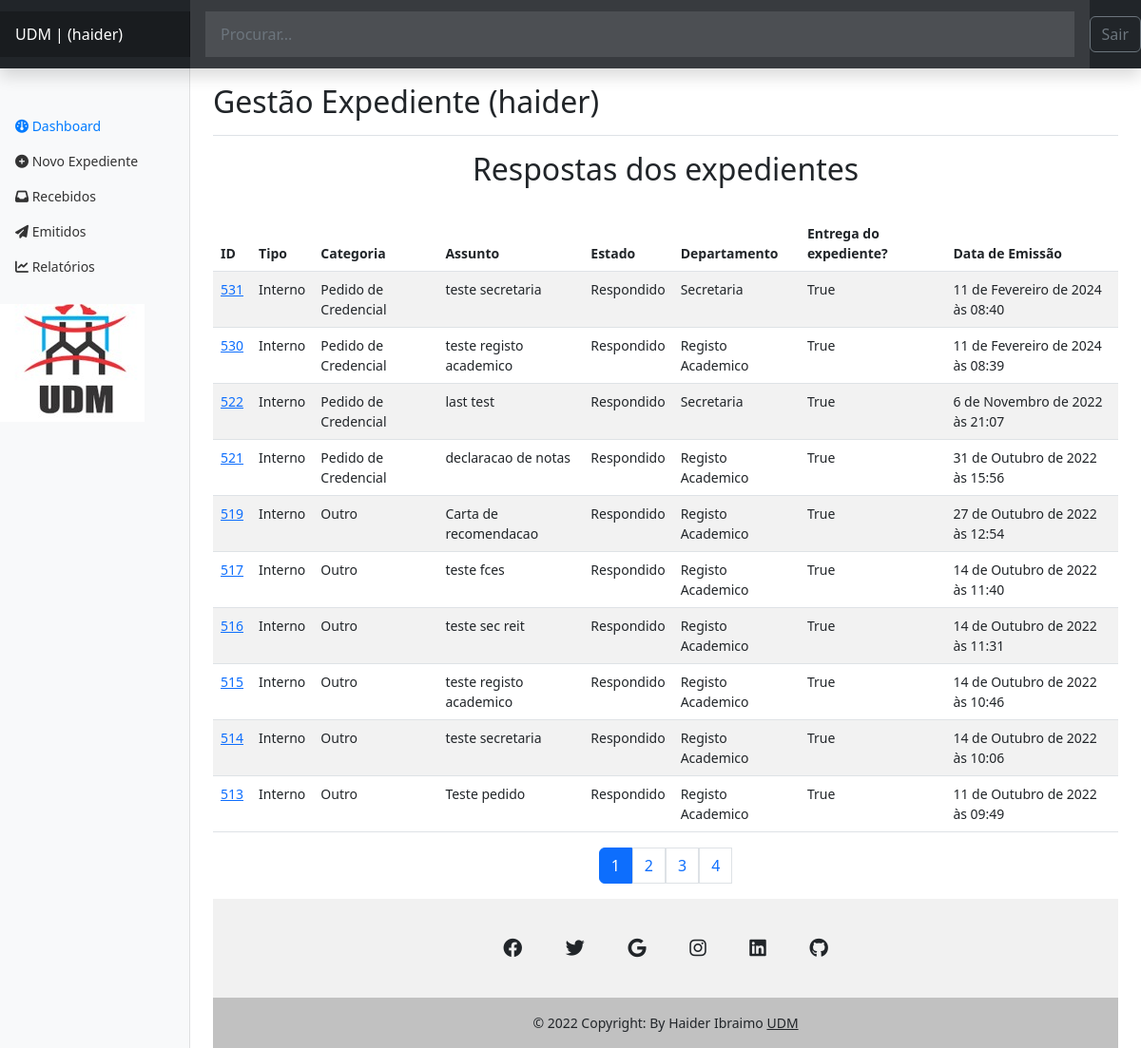
The app's page /authors/dashbord/expedient/recebidos (signed in) with its own data.
### expedient/models.py (models this page shows, shortened)
class Expedient(models.Model):
    numero_Ex = models.IntegerField()
    tipo = models.CharField(max_length=50)
    departamento = models.CharField(max_length=100)
    categoria = models.CharField(max_length=100)
    assunto = models.CharField(max_length=150, null=False, )
    prioridade = models.CharField(max_length=20)
    confidencial = models.BooleanField(default=False)
    descricao = models.TextField(null=True, )
    estado = models.CharField(max_length=20)
    anexo = models.FileField(
        upload_to='expedient/uploads/%Y/%m/%d/', null=True,)
    data_emissao = models.DateTimeField(auto_now_add=True)
    data_recepcao = models.DateTimeField(auto_now=True)
    recebido = models.BooleanField(default=False)
    slug = models.SlugField()
    departamento = models.ForeignKey(
        Departamento, on_delete=models.SET_NULL, null=True, default=None)
    usuario = models.ForeignKey(User, on_delete=models.SET_NULL, null=True)

class Departamento(models.Model):
    nome = models.CharField(max_length=65)
    def __str__(self):
        return self.nome

### authors/views.py (the view)
# urls.py: path('dashbord/expedient/recebidos', views.dashbord_expedient_recebidos,
@login_required(login_url='authors:login', redirect_field_name='next')
def dashbord_expedient_recebidos(request):
    expedients = Expedient.objects.filter(recebido=True, estado='Respondido',
                                          usuario=request.user,
                                          )
    funcionario = Funcionario.objects.filter(author=request.user).first()
    page_obj, pagination_range = make_pagination(
        request, expedients, PER_PAGE)
    return render(request,
                  'authors/pages/dashbord_recebidos.html', context={
                      'expedients': page_obj,
                      'pagination_range': pagination_range,
                      'funcionario': funcionario,
                  }
                  )

### authors/templates/authors/pages/dashbord_recebidos.html (shortened to what this page needs)
{% extends 'global/base.html' %}
{% block content %}
<h2 align="center">Respostas dos expedientes</h2>
<br>
  <table class="table table-striped table-hover">
    <thead>
     <tr>
        <th>ID </th>
        <th>Tipo</th>
        <th>Categoria</th>
        <th>Assunto</th>
        <th>Estado</th>
        <th>Departamento</th>
        <th>Entrega do expediente?</th>
        <th>Data de Emissão</th>
     </tr>
      </thead>
    {% for expedient in expedients %}
    <tr>
        <td> <a href="{% url 'authors:dashbord_expedient_detail' expedient.id %}">{{ expedient.id }}</a> </td>
        <td>{{ expedient.tipo }}</td>
        <td>{{ expedient.categoria }}</td>
        <td>{{ expedient.assunto }}</td>
        <td>{{ expedient.estado }}</td>
        <td>{{ expedient.departamento }}</td>
        <td>{{ expedient.recebido }}</td>
        <td>{{ expedient.data_emissao }}</td>
     </tr>
    {% empty %}
        <p style="color:red">Não tens nenhum expediente respondido, aguarde.</p>
    {% endfor %}
</table>
{% endblock content %}

### expedient/templates/expedient/partials/header.html (shortened to what this page needs)
{% if request.user.is_authenticated %}
<header class="navbar navbar-dark sticky-top bg-dark flex-md-nowrap p-0 shadow">
    <a class="navbar-brand col-md-3 col-lg-2 me-0 px-3 fs-6" href="{% url 'authors:dashbord' %}">UDM  | ({{ request.user.username }}) </a>
    <form action="{% url 'authors:search' %}" method="get" class="form-control form-control-dark w-100 rounded-0 border-0">
    <input class="form-control form-control-dark w-100 rounded-0 border-0" type="text" placeholder="Procurar..." name="search"  aria-label="Search" value="{{ search_term }}">
    </form>
    <div class="navbar-nav">
      <div class="nav-item text-nowrap">
        <form action="{% url 'authors:logout' %}" method="POST">
          <button class="btn btn-outline-secondary" type="submit"> Sair</button>
      </form>
      </div>
    </div>
  </header>
  <div class="container-fluid">
    <div class="row">
      <nav id="sidebarMenu" class="col-md-3 col-lg-2 d-md-block bg-light sidebar collapse">
        <div class="position-sticky pt-3 sidebar-sticky">
          <ul class="nav flex-column"  style="padding-top: 25%;">
            <li class="nav-item">
              <a class="nav-link active" aria-current="page" href="{% url 'authors:dashbord' %}">
                <i class="fa-solid fa-gauge"></i>
                Dashboard
              </a>
            </li>
            <li class="nav-item">
              <a class="nav-link" href="{% url 'authors:dashbord_expedient_new' %}">
               <i class="fa-sharp fa-solid fa-circle-plus"></i>
              Novo Expediente
              </a>
            </li>
            <li class="nav-item">
              <a class="nav-link" href="{% url 'authors:dashbord_expedient_recebidos' %}">
                <i class="fa-sharp fa-solid fa-inbox"></i>
                Recebidos
              </a>
            </li>
            <li class="nav-item">
              <a class="nav-link" href="{% url 'authors:dashbord_expedient_emitidos' %}">
                <i class="fa-sharp fa-solid fa-paper-plane"></i>
                Emitidos
              </a>
            </li>
            <li class="nav-item">
              <a class="nav-link" href="#">
                <i class="fa-sharp fa-solid fa-chart-line"></i>
                Relatórios
              </a>
            </li>
          </ul>
  <br>
  <marquee>
  <img  src="../../../media/expedient/images/udm.jpg " alt="" ></marquee>
        </div>
      </nav>
      <main class="col-md-9 ms-sm-auto col-lg-10 px-md-4">
        <div class="d-flex justify-content-between flex-wrap flex-md-nowrap align-items-center pt-3 pb-2 mb-3 border-bottom">
          <h1 class="h2">Gestão Expediente ({{request.user.username}}) </h1>
        </div>
{% endif %}

### base_static/expedient/css/dashboard.css (style rules this page uses)
body { font-size: .875rem; }
.sidebar { position: fixed; top: 0; bottom: 0; left: 0; z-index: 100; padding: 0; box-shadow: inset -1px 0 0 rgba(0, 0, 0, .1); }
.sidebar-sticky { position: -webkit-sticky; position: sticky; top: 48px; height: calc(100vh - 48px); padding-top: .5rem; overflow-x: hidden; overflow-y: auto; }
.sidebar .nav-link { font-weight: 500; color: #333; }
.sidebar .nav-link.active { color: #007bff; }
.navbar-brand { padding-top: .75rem; padding-bottom: .75rem; font-size: 1rem; background-color: rgba(0, 0, 0, .25); box-shadow: inset -1px 0 0 rgba(0, 0, 0, .25); }
.navbar .form-control { padding: .75rem 1rem; border-width: 0; border-radius: 0; }
.form-control-dark { color: #fff; background-color: rgba(255, 255, 255, .1); border-color: rgba(255, 255, 255, .1); }
.border-bottom { border-bottom: 1px solid #e5e5e5; }

### records on screen
Expedient: id "531", tipo "Interno", categoria "Pedido de Credencial", assunto "teste secretaria", estado "Respondido", departamento "Secretaria", recebido "True", data_emissao "11 de Fevereiro de 2024 às 08:40"
Expedient: id "530", tipo "Interno", categoria "Pedido de Credencial", assunto "teste registo academico", estado "Respondido", departamento "Registo Academico", recebido "True", data_emissao "11 de Fevereiro de 2024 às 08:39"
Expedient: id "522", tipo "Interno", categoria "Pedido de Credencial", assunto "last test", estado "Respondido", departamento "Secretaria", recebido "True", data_emissao "6 de Novembro de 2022 às 21:07"
Expedient: id "521", tipo "Interno", categoria "Pedido de Credencial", assunto "declaracao de notas", estado "Respondido", departamento "Registo Academico", recebido "True", data_emissao "31 de Outubro de 2022 às 15:56"
Expedient: id "519", tipo "Interno", categoria "Outro", assunto "Carta de recomendacao", estado "Respondido", departamento "Registo Academico", recebido "True", data_emissao "27 de Outubro de 2022 às 12:54"
Expedient: id "517", tipo "Interno", categoria "Outro", assunto "teste fces", estado "Respondido", departamento "Registo Academico", recebido "True", data_emissao "14 de Outubro de 2022 às 11:40"
Expedient: id "516", tipo "Interno", categoria "Outro", assunto "teste sec reit", estado "Respondido", departamento "Registo Academico", recebido "True", data_emissao "14 de Outubro de 2022 às 11:31"
Expedient: id "515", tipo "Interno", categoria "Outro", assunto "teste registo academico", estado "Respondido", departamento "Registo Academico", recebido "True", data_emissao "14 de Outubro de 2022 às 10:46"
Expedient: id "514", tipo "Interno", categoria "Outro", assunto "teste secretaria", estado "Respondido", departamento "Registo Academico", recebido "True", data_emissao "14 de Outubro de 2022 às 10:06"
Expedient: id "513", tipo "Interno", categoria "Outro", assunto "Teste pedido", estado "Respondido", departamento "Registo Academico", recebido "True", data_emissao "11 de Outubro de 2022 às 09:49"

### other values on screen
{{ request.user.username }} "haider"
{{ page }} "1"
{{ page }} "2" "3" "4"
